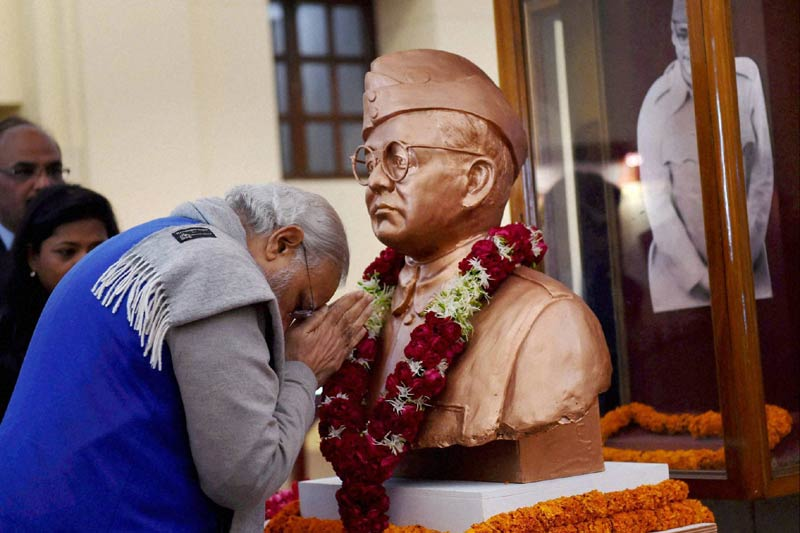
#> input picture img_library/Modi-Netaji.jpg, 800 x 533 px
$ python gray_load.py
#> lines starting #> are read from the running program, lines starting #| are printed output that depends on the picture
import cv2
img=cv2.imread('img_library/Modi-Netaji.jpg', 0)
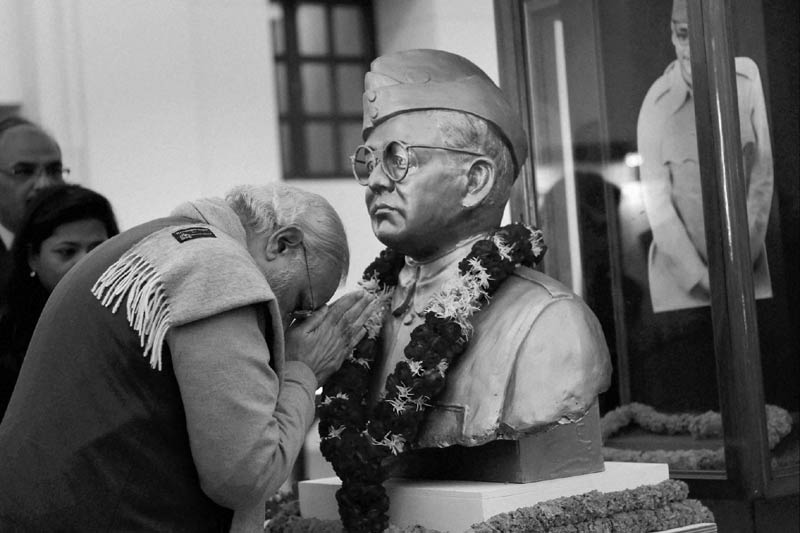
#> img: shape (533, 800); min 0, max 255, mean 99.8
cv2.imwrite('img_created/Modi with Netaji statue.png', img)
img2=cv2.imread('img_created/Modi with Netaji statue.png', 1)
#> img2: shape (533, 800, 3); min 0, max 255, mean 99.8
cv2.imshow('netaji-statue',img2)
cv2.waitKey(0)
cv2.destroyAllWindows()

$ run again, with img_library/mr.modi.jpg copied over img_library/Modi-Netaji.jpg
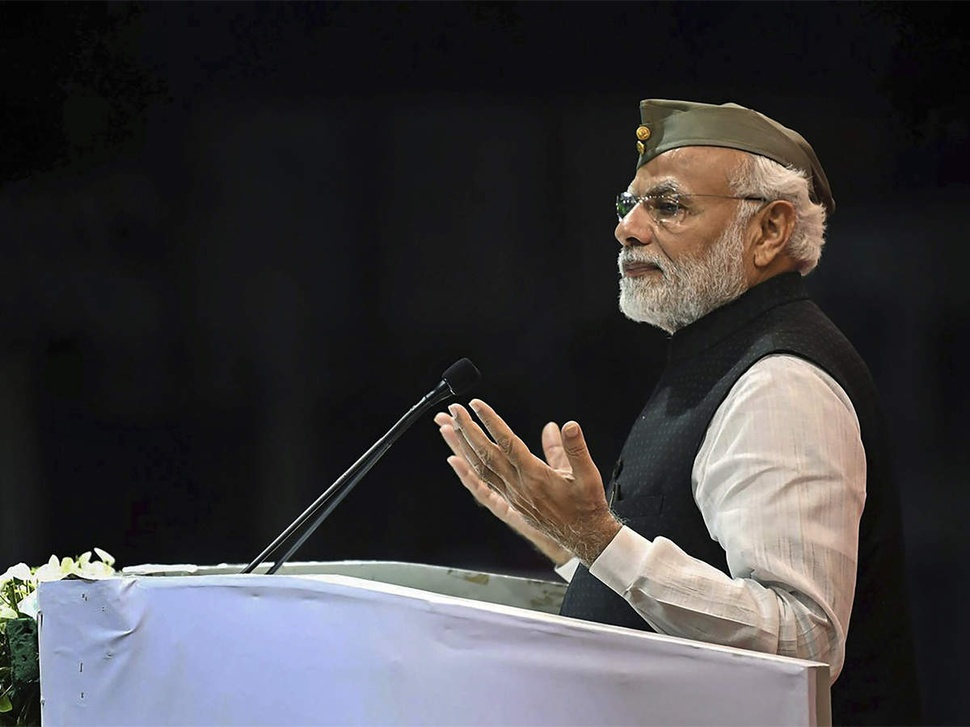
#> input picture img_library/mr.modi.jpg, 970 x 727 px, shrunk from 1200 x 900 before the run
#> `img=cv2.imread('img_library/Modi-Netaji.jpg', 0)`:
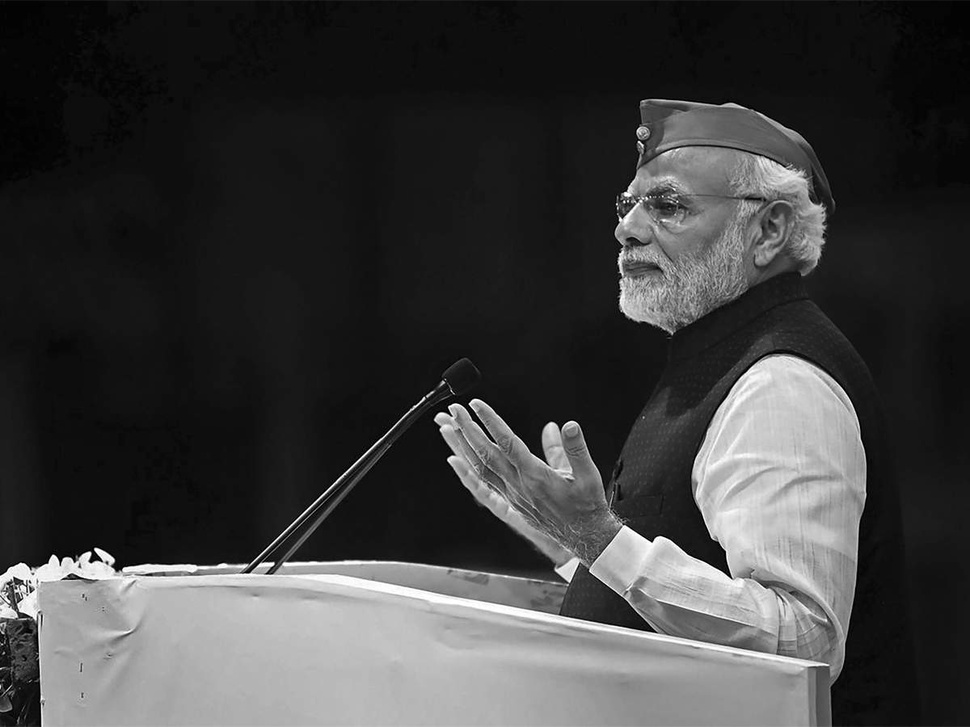
#> img: shape (727, 970); min 0, max 255, mean 62.8
